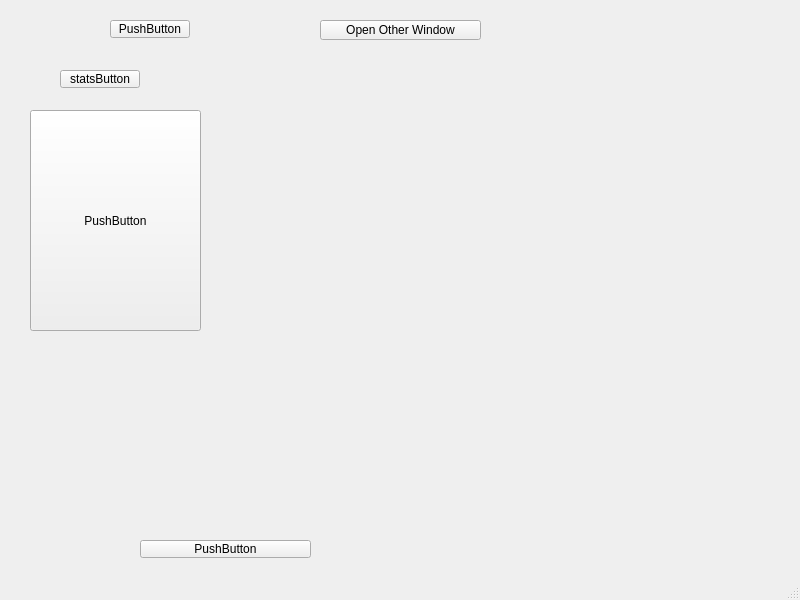
<?xml version="1.0" encoding="UTF-8"?>
<ui version="4.0">
 <class>MainWindow</class>
 <widget class="QMainWindow" name="MainWindow">
  <property name="geometry">
   <rect>
    <x>0</x>
    <y>0</y>
    <width>800</width>
    <height>600</height>
   </rect>
  </property>
  <property name="windowTitle">
   <string>MainWindow</string>
  </property>
  <widget class="QWidget" name="centralwidget">
   <widget class="QPushButton" name="pushButton">
    <property name="geometry">
     <rect>
      <x>30</x>
      <y>110</y>
      <width>171</width>
      <height>221</height>
     </rect>
    </property>
    <property name="text">
     <string>PushButton</string>
    </property>
   </widget>
   <widget class="QPushButton" name="pushButton_2">
    <property name="geometry">
     <rect>
      <x>60</x>
      <y>70</y>
      <width>80</width>
      <height>18</height>
     </rect>
    </property>
    <property name="text">
     <string>statsButton</string>
    </property>
   </widget>
   <widget class="QPushButton" name="pushButton_3">
    <property name="geometry">
     <rect>
      <x>320</x>
      <y>20</y>
      <width>161</width>
      <height>20</height>
     </rect>
    </property>
    <property name="text">
     <string>Open Other Window</string>
    </property>
   </widget>
   <widget class="QPushButton" name="pushButton_4">
    <property name="geometry">
     <rect>
      <x>140</x>
      <y>540</y>
      <width>171</width>
      <height>18</height>
     </rect>
    </property>
    <property name="text">
     <string>PushButton</string>
    </property>
   </widget>
   <widget class="QPushButton" name="pushButton_5">
    <property name="geometry">
     <rect>
      <x>110</x>
      <y>20</y>
      <width>80</width>
      <height>18</height>
     </rect>
    </property>
    <property name="text">
     <string>PushButton</string>
    </property>
   </widget>
  </widget>
  <widget class="QMenuBar" name="menubar">
   <property name="geometry">
    <rect>
     <x>0</x>
     <y>0</y>
     <width>800</width>
     <height>17</height>
    </rect>
   </property>
  </widget>
  <widget class="QStatusBar" name="statusbar"/>
 </widget>
 <resources/>
 <connections/>
</ui>
